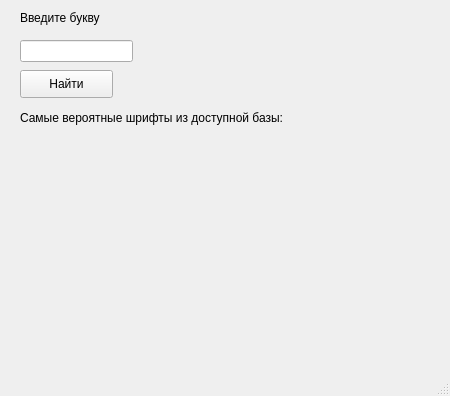
<?xml version="1.0" encoding="UTF-8"?>
<ui version="4.0">
 <class>MainWindow</class>
 <widget class="QMainWindow" name="MainWindow">
  <property name="geometry">
   <rect>
    <x>0</x>
    <y>0</y>
    <width>450</width>
    <height>396</height>
   </rect>
  </property>
  <property name="windowTitle">
   <string>MainWindow</string>
  </property>
  <widget class="QWidget" name="centralwidget">
   <widget class="QLineEdit" name="lineEdit">
    <property name="geometry">
     <rect>
      <x>20</x>
      <y>40</y>
      <width>113</width>
      <height>22</height>
     </rect>
    </property>
   </widget>
   <widget class="QLabel" name="label">
    <property name="geometry">
     <rect>
      <x>20</x>
      <y>10</y>
      <width>91</width>
      <height>16</height>
     </rect>
    </property>
    <property name="text">
     <string>Введите букву</string>
    </property>
   </widget>
   <widget class="QLabel" name="label_3">
    <property name="geometry">
     <rect>
      <x>20</x>
      <y>110</y>
      <width>291</width>
      <height>16</height>
     </rect>
    </property>
    <property name="text">
     <string>Самые вероятные шрифты из доступной базы: </string>
    </property>
   </widget>
   <widget class="QLabel" name="label_4">
    <property name="geometry">
     <rect>
      <x>20</x>
      <y>140</y>
      <width>371</width>
      <height>151</height>
     </rect>
    </property>
    <property name="text">
     <string/>
    </property>
   </widget>
   <widget class="QPushButton" name="pushButton">
    <property name="geometry">
     <rect>
      <x>20</x>
      <y>70</y>
      <width>93</width>
      <height>28</height>
     </rect>
    </property>
    <property name="text">
     <string>Найти</string>
    </property>
   </widget>
  </widget>
  <widget class="QMenuBar" name="menubar">
   <property name="geometry">
    <rect>
     <x>0</x>
     <y>0</y>
     <width>450</width>
     <height>26</height>
    </rect>
   </property>
  </widget>
  <widget class="QStatusBar" name="statusbar"/>
 </widget>
 <resources/>
 <connections/>
</ui>
